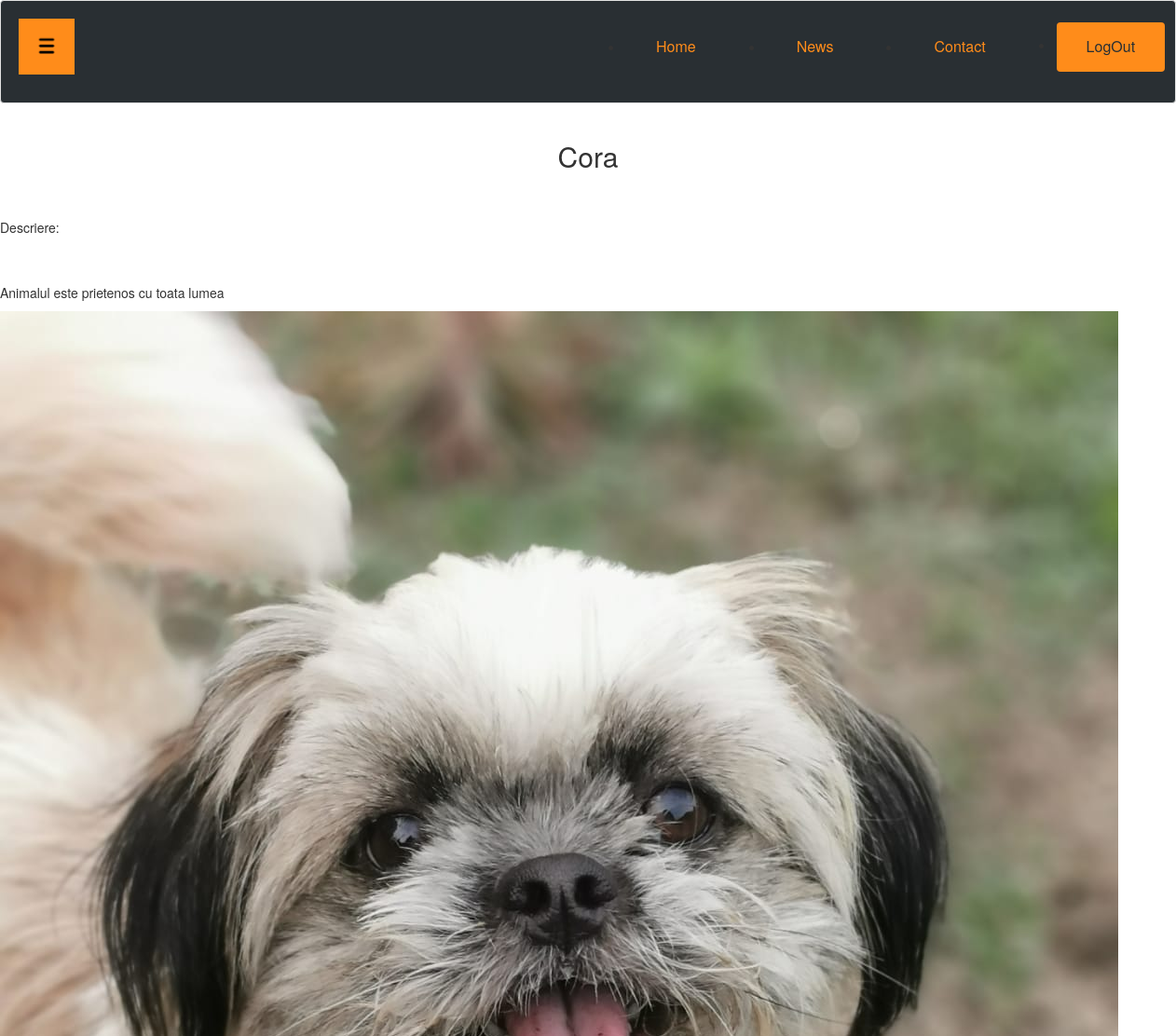
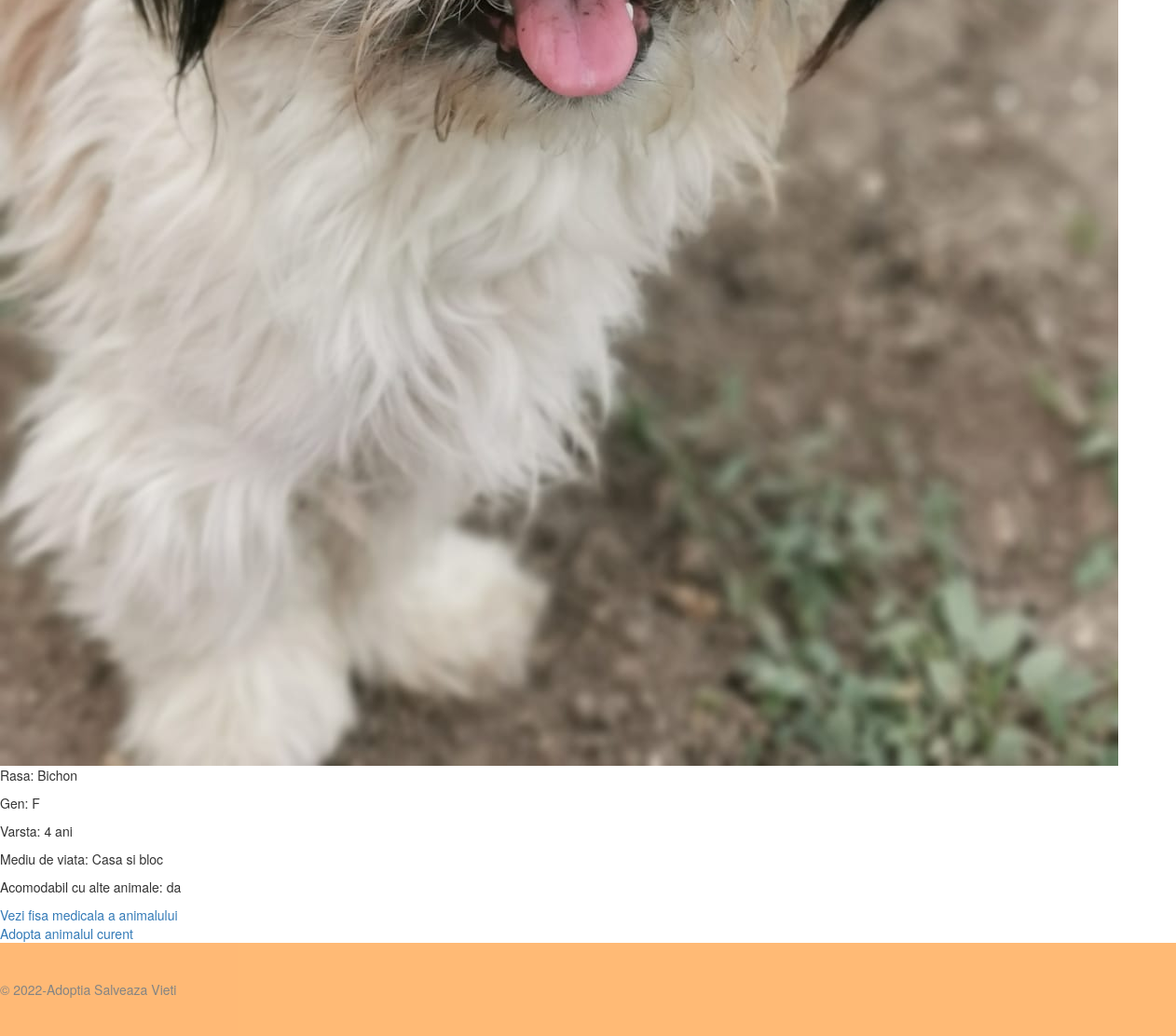
Page /php/vizualizareAnimal.php?id_animal=2 (signed in) on the committed database (2 pictures, top to bottom).
### tables this page shows
CREATE TABLE `animale` (
  `id_animal` varchar(255) NOT NULL,
  `nume` varchar(255) NOT NULL,
  `tip_animal` varchar(255) NOT NULL,
  `rasa` varchar(255) NOT NULL,
  `gen` varchar(255) NOT NULL,
  `varsta` varchar(255) NOT NULL,
  `mediu_viata` varchar(255) NOT NULL,
  `acomodabil` varchar(255) NOT NULL,
  `descriere` text NOT NULL,
  `adoptat` varchar(255) NOT NULL,
  `imagine_ref` varchar(255) NOT NULL
);

### php/vizualizareAnimal.php (the view, shortened to what this page needs)
<?php
if(!isset($_SESSION['id_administrator'])) {
    include("../include/inHeaderUser.php");
}
else{
    include("../include/inHeaderAdmin.php");
    $session_id = $_SESSION["id_administrator"];
    $author = "admin";
}
echo "<link rel='stylesheet' type='text/css' href='../css/admin.css'>";
global $conn;
$id_animal = $_GET['id_animal'];
$check_animal = $conn->prepare("select * from animale where id_animal=?");
$check_animal->execute(array($id_animal));
$infoAnimal = $check_animal->fetch();
echo "<center><h2>" . $infoAnimal['nume'] .  "</h2></center><br><br>";
echo "<p>Descriere: </p><br><br>";
echo "<p>" . $infoAnimal['descriere'] . "</p>";
if($infoAnimal['imagine_ref'] !== "../incarcari/no_image.jpg"){
    echo "<img src='" . $infoAnimal['imagine_ref'] . "'>";
}
echo "<p>Rasa: " . $infoAnimal['rasa'] . "</p>";
echo "<p>Gen: " . $infoAnimal['gen'] . "</p>";
echo "<p>Varsta: " . $infoAnimal['varsta'] . " ani</p>";
echo "<p>Mediu de viata: " . $infoAnimal['mediu_viata'] . "</p>";
echo "<p>Acomodabil cu alte animale: " . $infoAnimal['acomodabil'] . "</p>";
$check_fisa = $conn->prepare("select * from fisa_medicala where id_animal=?");
$check_fisa->execute(array($id_animal));
$rows = $check_fisa->rowCount();
if($rows == 1) {
    echo "<a href='vizualizareFisa.php?id_animal=" . $id_animal . "'>Vezi fisa medicala a animalului</a>";
}
if(isset($_SESSION['id_utilizator'])){
    echo "<br><a href='adoptaAnimal.php?id_animal=" . $id_animal . "'>Adopta animalul curent</a>";
}
include("../include/footer.php");

### css/admin.css (style rules this page uses)
* { box-sizing: border-box; }
html,body { height: 100%; margin: 0; }
body { background-color:white; }
body.logged { overflow-x: hidden; -webkit-background-size: cover; -moz-background-size: cover; -o-background-size: cover; background-size: cover; }

### rows in the picture
animale: nume "Cora", descriere "Animalul este prietenos cu toata lumea", imagine_ref (picture), rasa "Bichon", gen "F", varsta "4", mediu_viata "Casa si bloc", acomodabil "da"
